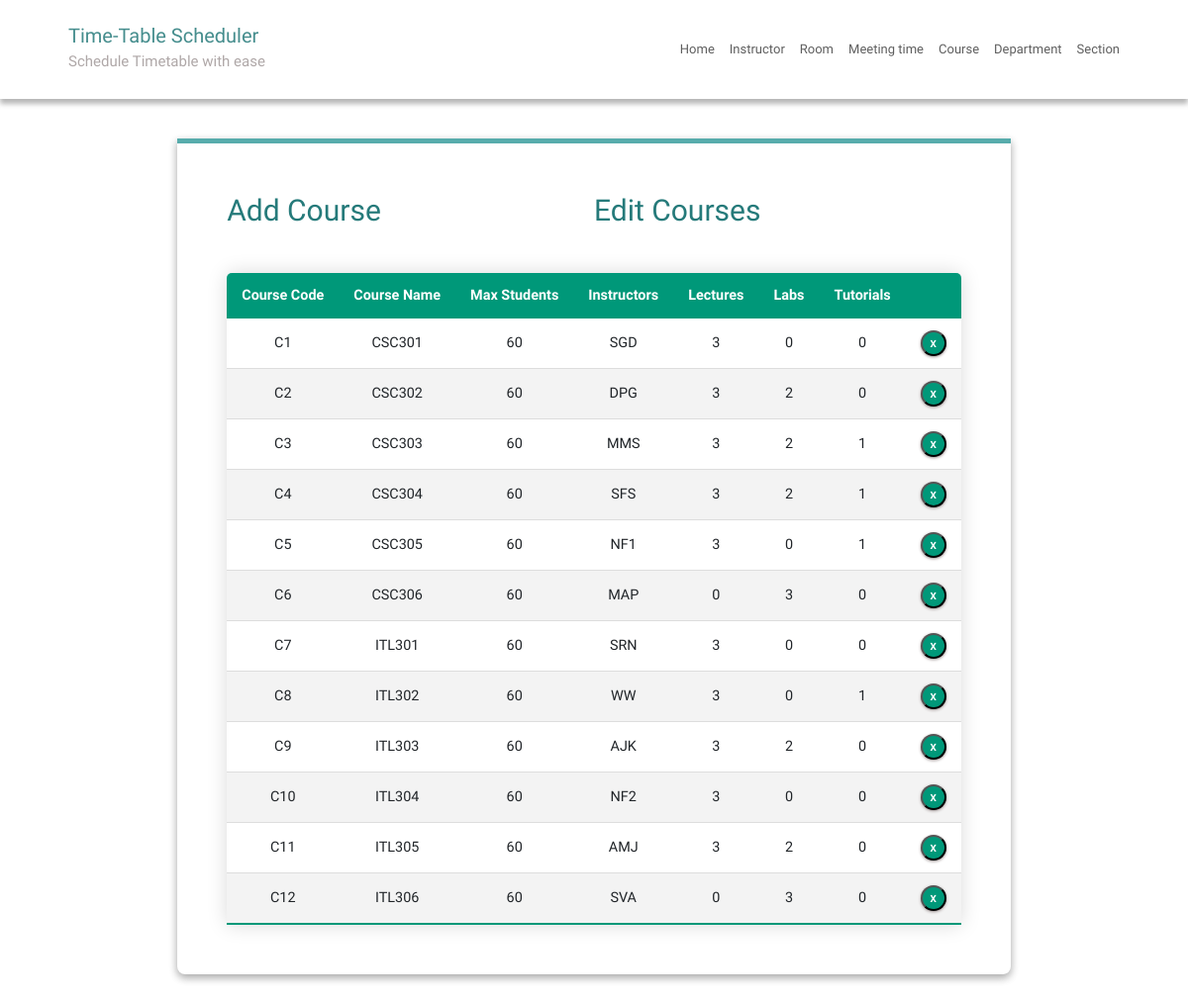
/courseEdit/, run on the app's committed database.
### SchedulerApp/models.py (models this page shows, shortened)
class Course(models.Model):
    course_number = models.CharField(max_length=5, primary_key=True)
    course_name = models.CharField(max_length=40)
    max_numb_students = models.CharField(max_length=65)
    instructors = models.ManyToManyField(Instructor)
    number_of_tutorials = models.PositiveIntegerField(default=0, validators=[MinValueValidator(0)])
    number_of_lectures = models.PositiveIntegerField(default=0, validators=[MinValueValidator(0)])
    number_of_labs = models.PositiveIntegerField(default=0, validators=[MinValueValidator(0)])

### SchedulerApp/views.py (the view)
# urls.py: path('courseEdit/', courseEdit, name='courseEdit'),
def courseEdit(request):
    instructor = defaultdict(list)
    for course in Course.instructors.through.objects.all():
        course_number = course.course_id
        instructor_name = Instructor.objects.filter(
            id=course.instructor_id).values('name')[0]['name']
        instructor[course_number].append(instructor_name)
    context = {'courses': Course.objects.all(), 'instructor': instructor}
    return render(request, 'courseEdit.html', context)

### SchedulerApp/templatetags/index.py (called while the page is built)
@register.filter
def dictKey(d, k):
    return ', '.join(d[k]) or ''

    def render(self, context):
        path = context['request'].path
        for p in self.patterns:
            pValue = template.Variable(p).resolve(context)
            if path == pValue:
                return 'active'
        return ''

### templates/courseEdit.html (shortened to what this page needs)
{% extends 'base.html' %}
{% block content %}
{% load static %}
{% load index %}
<fieldset class="fieldset">
  <div class="tablink">
    <a href="{% url 'courseAdd'%}">
      <h1 onclick="openPage('new')" id="defaultOpen">Add Course</h1>
    </a>
    <h1 onclick="openPage('edit')" id="link_to_edit">Edit Courses</h1>
  </div>
  <div class="tabcontent" id="edit">
    <table class="editTable">
      <thead>
        <tr class="table-headers">
          <th>Course Code</th>
          <th>Course Name</th>
          <th>Max Students</th>
          <th>Instructors</th>
          <th>Lectures</th>
          <th>Labs</th>
          <th>Tutorials</th>
          <th class="empty"></th>
        </tr>
      </thead>
      <tbody>
        {% for crs in courses %}
        <tr>
          <td>{{ crs.course_number }}</td>
          <td>{{ crs.course_name }}</td>
          <td>{{ crs.max_numb_students }}</td>
          <td>{{ instructor|dictKey:crs.course_number }}</td>
          <td>{{ crs.number_of_lectures }}</td>
          <td>{{ crs.number_of_labs }}</td>
          <td>{{ crs.number_of_tutorials }}</td>
          <td class="empty">
            <form action="{% url 'deletecourse' crs.course_number %}" method="post" style="display:inline;">
              <input type="submit" value="X" class="cross">
            </form>
          </td>
        </tr>
        {% endfor %}
      </tbody>
    </table>
  </div>
</fieldset>
{% endblock %}

### static/CSS/style.css (style rules this page uses)
:root { --green1: #57ACAC; --green2: #38c0b3; --green3: #257a7a; --green4: #0FCD9D; --green5: #01d7a7; --green6: #00BE8E; --green7: #009879; --white: #fff; --grey: #aaa; --dark-grey: #444; --light-grey: #a29999; --lighter-grey: #dddddd; --lightest-grey: #f3f3f3; --box-shadow: #9e9292; }
html { font-size: 100%; box-sizing: border-box; scroll-behavior: smooth; }
html, body { margin: 0; padding: 0; width: 100vw; min-height: 100%; text-rendering: optimizeLegibility; font-family: "Quicksand", sans-serif; font-size: 62.5%; }
body { position: relative; }
a { text-decoration: none; }
fieldset { padding: 50px; border-radius: 0 0 8px 8px; background: transparent; box-shadow: rgba(0, 0, 0, 0.145) 0px 4px 8px, rgba(0, 0, 0, 0.24) 0px 3px 8px; border-top: 5px solid var(--green1); }
.fieldset { min-width: 65rem; font-size: 1.6rem; }
.tablink { display: grid; grid-template-columns: 1fr 1fr; }
.tablink h1 { color: var(--green3); padding-bottom: 2rem; cursor: pointer; font-size: 3rem; }
.tabcontent { display: grid; gap: 3rem; }
.editTable, .timetable { border-collapse: collapse; margin-top: 2rem; font-size: 0.9em; min-width: 40rem; border-radius: 5px 5px 0 0; overflow: hidden; box-shadow: 0 0 20px rgba(0, 0, 0, 0.15); text-align: center; }
.editTable thead tr, .timetable thead tr { background-color: var(--green7); color: var(--white); font-weight: bold; }
.editTable th, .editTable td, .timetable th, .timetable td { padding: 1.2rem 1.5rem; }
.editTable tbody tr, .timetable tbody tr { border-bottom: 1px solid var(--lighter-grey); }
.editTable tbody tr:nth-of-type(even), .timetable tbody tr:nth-of-type(even) { background-color: var(--lightest-grey); }
.editTable tbody tr:last-of-type, .timetable tbody tr:last-of-type { border-bottom: 2px solid var(--green7); }
.empty form { display: flex; justify-content: center; }
.cross { border-radius: 50%; font-size: 1rem; font-weight: bold; box-shadow: 0px 1px 3px 0px var(--box-shadow); padding: 4px; color: var(--white); background-color: var(--green7); cursor: pointer; width: 2.6rem; height: 2.6rem; }

### data on the page
Course: course_number "C1", course_name "CSC301", max_numb_students "60", course_number "SGD", number_of_lectures "3", number_of_labs "0", number_of_tutorials "0"
Course: course_number "C2", course_name "CSC302", max_numb_students "60", course_number "DPG", number_of_lectures "3", number_of_labs "2", number_of_tutorials "0"
Course: course_number "C3", course_name "CSC303", max_numb_students "60", course_number "MMS", number_of_lectures "3", number_of_labs "2", number_of_tutorials "1"
Course: course_number "C4", course_name "CSC304", max_numb_students "60", course_number "SFS", number_of_lectures "3", number_of_labs "2", number_of_tutorials "1"
Course: course_number "C5", course_name "CSC305", max_numb_students "60", course_number "NF1", number_of_lectures "3", number_of_labs "0", number_of_tutorials "1"
Course: course_number "C6", course_name "CSC306", max_numb_students "60", course_number "MAP", number_of_lectures "0", number_of_labs "3", number_of_tutorials "0"
Course: course_number "C7", course_name "ITL301", max_numb_students "60", course_number "SRN", number_of_lectures "3", number_of_labs "0", number_of_tutorials "0"
Course: course_number "C8", course_name "ITL302", max_numb_students "60", course_number "WW", number_of_lectures "3", number_of_labs "0", number_of_tutorials "1"
Course: course_number "C9", course_name "ITL303", max_numb_students "60", course_number "AJK", number_of_lectures "3", number_of_labs "2", number_of_tutorials "0"
Course: course_number "C10", course_name "ITL304", max_numb_students "60", course_number "NF2", number_of_lectures "3", number_of_labs "0", number_of_tutorials "0"
Course: course_number "C11", course_name "ITL305", max_numb_students "60", course_number "AMJ", number_of_lectures "3", number_of_labs "2", number_of_tutorials "0"
Course: course_number "C12", course_name "ITL306", max_numb_students "60", course_number "SVA", number_of_lectures "0", number_of_labs "3", number_of_tutorials "0"
